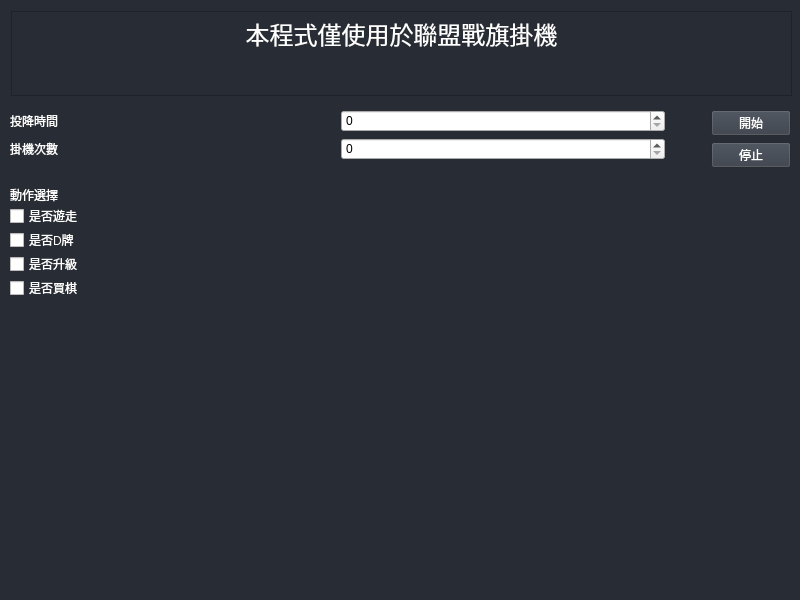
<?xml version="1.0" encoding="UTF-8"?>
<ui version="4.0">
 <class>JustAScript</class>
 <widget class="QMainWindow" name="JustAScript">
  <property name="geometry">
   <rect>
    <x>0</x>
    <y>0</y>
    <width>800</width>
    <height>600</height>
   </rect>
  </property>
  <property name="windowTitle">
   <string>JustAScript</string>
  </property>
  <property name="styleSheet">
   <string notr="true">QPushButton {
	color: rgb(255,255,255);
	background-color: #353B45
}
QLabel{
	color: rgb(255,255,255);
}
QCheckBox{
	color: rgb(255,255,255);
}
QTextBrowser{
	color: rgb(255,255,255);
	background-color: rgb(40, 44, 52);
	border-color: rgb(255, 255, 255);
}

QMainWindow{
background-color: rgb(40, 44, 52);
}</string>
  </property>
  <widget class="QWidget" name="centralwidget">
   <widget class="QTextBrowser" name="textBrowser">
    <property name="geometry">
     <rect>
      <x>11</x>
      <y>11</y>
      <width>781</width>
      <height>85</height>
     </rect>
    </property>
    <property name="html">
     <string>&lt;!DOCTYPE HTML PUBLIC &quot;-//W3C//DTD HTML 4.0//EN&quot; &quot;http://www.w3.org/TR/REC-html40/strict.dtd&quot;&gt;
&lt;html&gt;&lt;head&gt;&lt;meta name=&quot;qrichtext&quot; content=&quot;1&quot; /&gt;&lt;style type=&quot;text/css&quot;&gt;
p, li { white-space: pre-wrap; }
&lt;/style&gt;&lt;/head&gt;&lt;body style=&quot; font-family:'PMingLiU'; font-size:9pt; font-weight:400; font-style:normal;&quot;&gt;
&lt;p align=&quot;center&quot; style=&quot; margin-top:0px; margin-bottom:0px; margin-left:0px; margin-right:0px; -qt-block-indent:0; text-indent:0px;&quot;&gt;&lt;span style=&quot; font-family:'PMingLiU'; font-size:18pt;&quot;&gt;本程式僅使用於聯盟戰旗掛機&lt;/span&gt;&lt;/p&gt;&lt;/body&gt;&lt;/html&gt;</string>
    </property>
   </widget>
   <widget class="QWidget" name="">
    <property name="geometry">
     <rect>
      <x>10</x>
      <y>110</y>
      <width>781</width>
      <height>481</height>
     </rect>
    </property>
    <layout class="QHBoxLayout" name="horizontalLayout_3" stretch="2,0,1">
     <item>
      <layout class="QVBoxLayout" name="verticalLayout_4" stretch="1,0,3">
       <item>
        <layout class="QVBoxLayout" name="verticalLayout">
         <item>
          <layout class="QHBoxLayout" name="horizontalLayout">
           <item>
            <widget class="QLabel" name="label">
             <property name="styleSheet">
              <string notr="true">font: 18pt &quot;Agency FB&quot;;</string>
             </property>
             <property name="text">
              <string>投降時間</string>
             </property>
            </widget>
           </item>
           <item>
            <widget class="QSpinBox" name="sur_time">
             <property name="styleSheet">
              <string notr="true">font: 18pt &quot;Agency FB&quot;;</string>
             </property>
            </widget>
           </item>
          </layout>
         </item>
         <item>
          <layout class="QHBoxLayout" name="horizontalLayout_2">
           <item>
            <widget class="QLabel" name="label_2">
             <property name="styleSheet">
              <string notr="true">font: 18pt &quot;Agency FB&quot;;</string>
             </property>
             <property name="text">
              <string>掛機次數</string>
             </property>
            </widget>
           </item>
           <item>
            <widget class="QSpinBox" name="loop_time">
             <property name="styleSheet">
              <string notr="true">font: 18pt &quot;Agency FB&quot;;</string>
             </property>
            </widget>
           </item>
          </layout>
         </item>
        </layout>
       </item>
       <item>
        <spacer name="verticalSpacer_3">
         <property name="orientation">
          <enum>Qt::Vertical</enum>
         </property>
         <property name="sizeHint" stdset="0">
          <size>
           <width>20</width>
           <height>20</height>
          </size>
         </property>
        </spacer>
       </item>
       <item>
        <layout class="QVBoxLayout" name="verticalLayout_2" stretch="5,5,5,5,1,0">
         <property name="spacing">
          <number>0</number>
         </property>
         <property name="sizeConstraint">
          <enum>QLayout::SetDefaultConstraint</enum>
         </property>
         <item>
          <widget class="QLabel" name="label_3">
           <property name="sizePolicy">
            <sizepolicy hsizetype="Preferred" vsizetype="Fixed">
             <horstretch>0</horstretch>
             <verstretch>0</verstretch>
            </sizepolicy>
           </property>
           <property name="styleSheet">
            <string notr="true">font: 18pt &quot;Agency FB&quot;;</string>
           </property>
           <property name="text">
            <string>動作選擇</string>
           </property>
          </widget>
         </item>
         <item>
          <widget class="QCheckBox" name="wandering">
           <property name="styleSheet">
            <string notr="true">font: 18pt &quot;Agency FB&quot;;</string>
           </property>
           <property name="text">
            <string>是否遊走</string>
           </property>
          </widget>
         </item>
         <item>
          <widget class="QCheckBox" name="d_card">
           <property name="styleSheet">
            <string notr="true">font: 18pt &quot;Agency FB&quot;;</string>
           </property>
           <property name="text">
            <string>是否D牌</string>
           </property>
          </widget>
         </item>
         <item>
          <widget class="QCheckBox" name="exp">
           <property name="styleSheet">
            <string notr="true">font: 18pt &quot;Agency FB&quot;;</string>
           </property>
           <property name="text">
            <string>是否升級</string>
           </property>
          </widget>
         </item>
         <item>
          <widget class="QCheckBox" name="shop">
           <property name="styleSheet">
            <string notr="true">font: 18pt &quot;Agency FB&quot;;</string>
           </property>
           <property name="text">
            <string>是否買棋</string>
           </property>
          </widget>
         </item>
         <item>
          <spacer name="verticalSpacer">
           <property name="orientation">
            <enum>Qt::Vertical</enum>
           </property>
           <property name="sizeHint" stdset="0">
            <size>
             <width>20</width>
             <height>40</height>
            </size>
           </property>
          </spacer>
         </item>
        </layout>
       </item>
      </layout>
     </item>
     <item>
      <spacer name="horizontalSpacer">
       <property name="orientation">
        <enum>Qt::Horizontal</enum>
       </property>
       <property name="sizeHint" stdset="0">
        <size>
         <width>40</width>
         <height>20</height>
        </size>
       </property>
      </spacer>
     </item>
     <item>
      <layout class="QVBoxLayout" name="verticalLayout_3">
       <item>
        <widget class="QPushButton" name="start">
         <property name="styleSheet">
          <string notr="true">font: 18pt &quot;Agency FB&quot;;</string>
         </property>
         <property name="text">
          <string>開始</string>
         </property>
        </widget>
       </item>
       <item>
        <widget class="QPushButton" name="stop">
         <property name="sizePolicy">
          <sizepolicy hsizetype="Fixed" vsizetype="Fixed">
           <horstretch>0</horstretch>
           <verstretch>0</verstretch>
          </sizepolicy>
         </property>
         <property name="styleSheet">
          <string notr="true">font: 18pt &quot;Agency FB&quot;;
color: rgb(255, 255, 255);</string>
         </property>
         <property name="text">
          <string>停止</string>
         </property>
        </widget>
       </item>
       <item>
        <spacer name="verticalSpacer_2">
         <property name="orientation">
          <enum>Qt::Vertical</enum>
         </property>
         <property name="sizeHint" stdset="0">
          <size>
           <width>20</width>
           <height>40</height>
          </size>
         </property>
        </spacer>
       </item>
      </layout>
     </item>
    </layout>
   </widget>
  </widget>
 </widget>
 <resources/>
 <connections/>
</ui>
